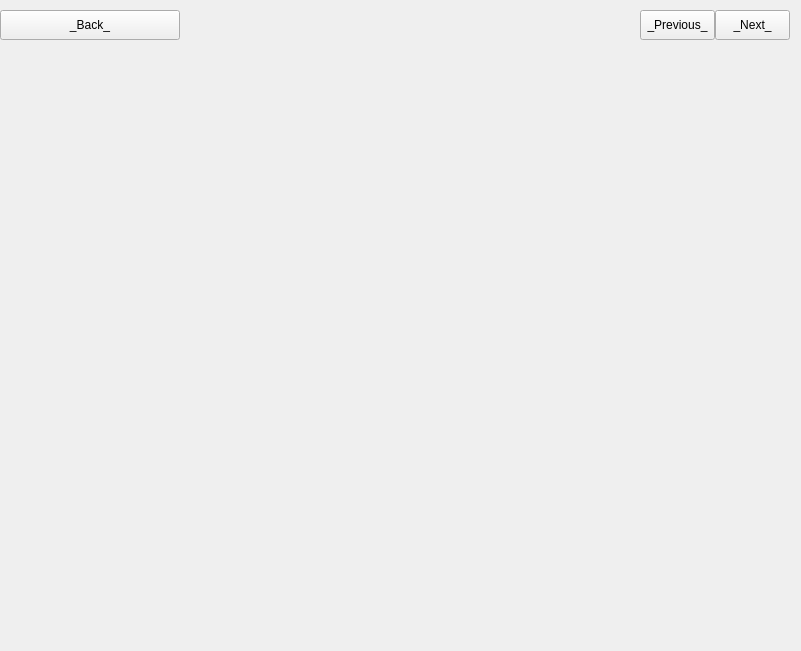
<?xml version="1.0" encoding="UTF-8"?>
<ui version="4.0">
 <class>C_SdNdeDpListEditWidget</class>
 <widget class="QWidget" name="C_SdNdeDpListEditWidget">
  <property name="geometry">
   <rect>
    <x>0</x>
    <y>0</y>
    <width>801</width>
    <height>651</height>
   </rect>
  </property>
  <property name="windowTitle">
   <string>C_SdNdeDpListEditWidget</string>
  </property>
  <layout class="QVBoxLayout" name="verticalLayout" stretch="0,1">
   <property name="spacing">
    <number>0</number>
   </property>
   <property name="leftMargin">
    <number>0</number>
   </property>
   <property name="topMargin">
    <number>10</number>
   </property>
   <property name="rightMargin">
    <number>0</number>
   </property>
   <property name="bottomMargin">
    <number>0</number>
   </property>
   <item>
    <layout class="QHBoxLayout" name="horizontalLayout_2">
     <property name="leftMargin">
      <number>0</number>
     </property>
     <property name="rightMargin">
      <number>11</number>
     </property>
     <property name="bottomMargin">
      <number>2</number>
     </property>
     <item>
      <widget class="stw_opensyde_gui_elements::C_OgePubUpdate" name="pc_PubBack">
       <property name="minimumSize">
        <size>
         <width>180</width>
         <height>30</height>
        </size>
       </property>
       <property name="maximumSize">
        <size>
         <width>180</width>
         <height>30</height>
        </size>
       </property>
       <property name="text">
        <string>_Back_</string>
       </property>
      </widget>
     </item>
     <item>
      <spacer name="horizontalSpacer">
       <property name="orientation">
        <enum>Qt::Horizontal</enum>
       </property>
       <property name="sizeHint" stdset="0">
        <size>
         <width>40</width>
         <height>20</height>
        </size>
       </property>
      </spacer>
     </item>
     <item>
      <widget class="stw_opensyde_gui_elements::C_OgePubBackNavigation" name="pc_PubPrevious">
       <property name="minimumSize">
        <size>
         <width>75</width>
         <height>30</height>
        </size>
       </property>
       <property name="maximumSize">
        <size>
         <width>75</width>
         <height>30</height>
        </size>
       </property>
       <property name="text">
        <string>_Previous_</string>
       </property>
      </widget>
     </item>
     <item>
      <widget class="stw_opensyde_gui_elements::C_OgePubPrevNavigation" name="pc_PubNext">
       <property name="minimumSize">
        <size>
         <width>75</width>
         <height>30</height>
        </size>
       </property>
       <property name="maximumSize">
        <size>
         <width>75</width>
         <height>30</height>
        </size>
       </property>
       <property name="text">
        <string>_Next_</string>
       </property>
      </widget>
     </item>
    </layout>
   </item>
   <item>
    <widget class="stw_opensyde_gui::C_SdNdeDpListsWidget" name="pc_ListsWidget" native="true"/>
   </item>
  </layout>
 </widget>
 <customwidgets>
  <customwidget>
   <class>stw_opensyde_gui_elements::C_OgePubUpdate</class>
   <extends>QPushButton</extends>
   <header>C_OgePubUpdate.h</header>
  </customwidget>
  <customwidget>
   <class>stw_opensyde_gui::C_SdNdeDpListsWidget</class>
   <extends>QWidget</extends>
   <header>C_SdNdeDpListsWidget.h</header>
   <container>1</container>
  </customwidget>
  <customwidget>
   <class>stw_opensyde_gui_elements::C_OgePubBackNavigation</class>
   <extends>QPushButton</extends>
   <header>C_OgePubBackNavigation.h</header>
  </customwidget>
  <customwidget>
   <class>stw_opensyde_gui_elements::C_OgePubPrevNavigation</class>
   <extends>QPushButton</extends>
   <header>C_OgePubPrevNavigation.h</header>
  </customwidget>
 </customwidgets>
 <resources/>
 <connections/>
</ui>
